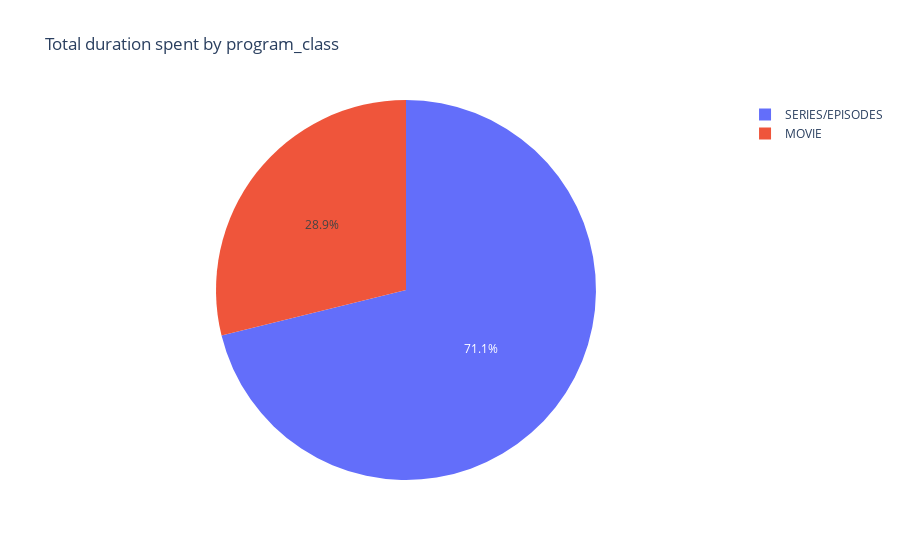
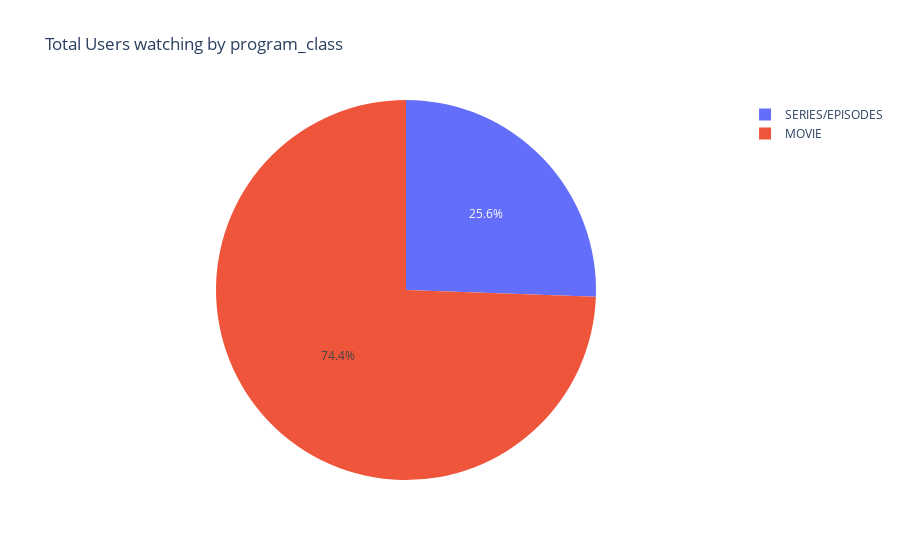

Notebook source saved alongside these figures, in order:
### Code cell
# plot the total watch time against total number of users and report your findings
fig = px.pie(grouped, values='Total watch time in houres', names='program_class',\
             hover_data=['program_class'],title='Total duration spent by program_class')
fig2 = px.pie(grouped, values='No of Users who Watched', names='program_class',\
             hover_data=['program_class'],title='Total Users watching by program_class')

fig.update_traces(sort=False)
fig2.update_traces(sort=False)
fig.show()
fig2.show()

### Figure 1 — Plotly figure (JSON) as saved in the notebook; plotly's stock layout.template omitted (floating-point values rounded to 4 significant figures)
{"data": [{"customdata": [["SERIES/EPISODES"], ["MOVIE"]], "domain": {"x": [0, 1], "y": [0, 1]}, "hovertemplate": "program_class=%{customdata[0]}<br>Total watch time in houres=%{value}<extra></extra>", "labels": ["SERIES/EPISODES", "MOVIE"], "legendgroup": "", "name": "", "showlegend": true, "sort": false, "type": "pie", "values": [255100.0, 103400.0]}], "layout": {"legend": {"tracegroupgap": 0}, "title": {"text": "Total duration spent by program_class"}}}

### Figure 2 — Plotly figure (JSON) as saved in the notebook; plotly's stock layout.template omitted (floating-point values rounded to 4 significant figures)
{"data": [{"customdata": [["SERIES/EPISODES"], ["MOVIE"]], "domain": {"x": [0, 1], "y": [0, 1]}, "hovertemplate": "program_class=%{customdata[0]}<br>No of Users who Watched=%{value}<extra></extra>", "labels": ["SERIES/EPISODES", "MOVIE"], "legendgroup": "", "name": "", "showlegend": true, "sort": false, "type": "pie", "values": [3901, 11355]}], "layout": {"legend": {"tracegroupgap": 0}, "title": {"text": "Total Users watching by program_class"}}}
